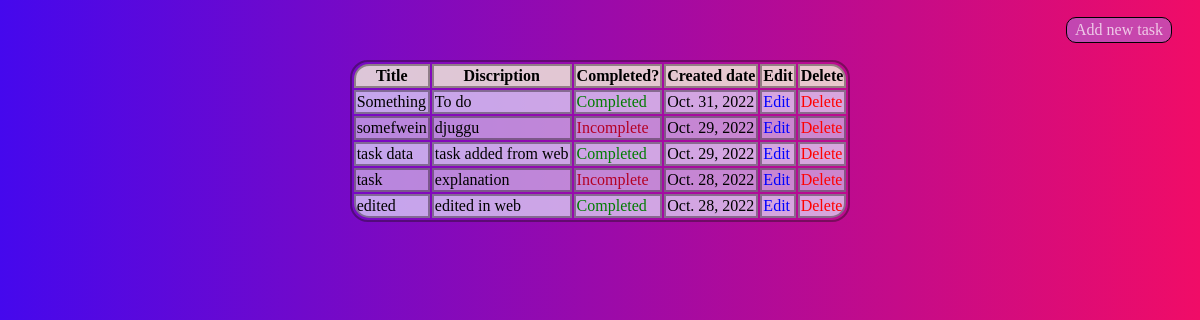
/list_task, run on the app's committed database.
### app/models.py (models this page shows)
class add_task(models.Model):
    title = models.CharField(max_length=100)
    discription = models.TextField(null=True, blank=True)
    created_date = models.DateField(auto_now_add=True)
    status = models.BooleanField(default=False)

### app/views.py (the view)
# urls.py: path('list_task', list_task, name='list_task'),
def list_task(request):
    tasks = add_task.objects.all().order_by('-id')
    return render(request, 'list_tasks.html', {'tasks':tasks})

### app/templates/list_tasks.html
<link rel="stylesheet" href="static/list_tasks.css">
<div class="add-task-container">
    <a href="{% url 'index' %}" class="add-task">Add new task</a>
</div>
<div class="list-table-container">
    <table class="list-table">
        <tr class="table-head">
            <th>Title</th>
            <th>Discription</th>
            <th>Completed?</th>
            <th>Created date</th>
            <th>Edit</th>
            <th>Delete</th>
        </tr>
        {% for task in tasks %}
            <tr>
                <td>{{ task.title }}</td>
                <td>{{ task.discription }}</td>
                {% if task.status == False %}
                    <td><span style="color: rgb(180, 0, 36);">{{ 'Incomplete' }}</span></td>
                {% else %}
                    <td><span style="color: rgb(1, 123, 1);">{{ 'Completed' }}</span></td>
                {% endif %}
                <td>{{ task.created_date }}</td>
                <td><a class="link" style="color: blue; text-decoration: none;" href="{% url 'edit_task' task.id %}">Edit</a></td>
                <td><a class="link" style="color: red; text-decoration: none;" href="{% url 'delete_task' task.id %}">Delete</a></td>
            </tr>
        {% endfor %}
    </table>
</div>

### app/static/list_tasks.css (style rules this page uses)
.list-table, th, td { border: 2px solid rgba(21, 13, 13, 0.392); }
.list-table { border-radius: 18px; height: auto; margin-left: auto; margin-right: auto; }
th:first-child { border-radius: 15px 0 0 0; }
th:last-child { border-radius: 0 15px 0 0; }
tr:last-of-type td:last-child { border-radius: 0 0 15px 0; }
tr:last-of-type td:first-child { border-radius: 0 0 0 15px; }
th { background-color: rgba(245, 245, 220, 0.803); }
tr:nth-child(even) td { background-color: rgba(229, 229, 254, 0.709); }
tr:nth-child(odd) td { background-color: rgba(211, 187, 234, 0.703); }
.add-task-container { display: flex; align-items: center; justify-content: end; margin: 30px 20px; }
.add-task { position: fixed; color: rgba(255, 255, 255, 0.715); text-decoration: none; padding: 3px 8px; border: 1px solid black; border-radius: 10px; background-color: rgba(158, 147, 255, 0.436); width: fit-content; height: fit-content; }

### data on the page
add_task: title "Something", discription "To do", value "Completed", created_date "Oct. 31, 2022"
add_task: title "somefwein", discription "djuggu", value "Incomplete", created_date "Oct. 29, 2022"
add_task: title "task data", discription "task added from web", value "Completed", created_date "Oct. 29, 2022"
add_task: title "task", discription "explanation", value "Incomplete", created_date "Oct. 28, 2022"
add_task: title "edited", discription "edited in web", value "Completed", created_date "Oct. 28, 2022"
